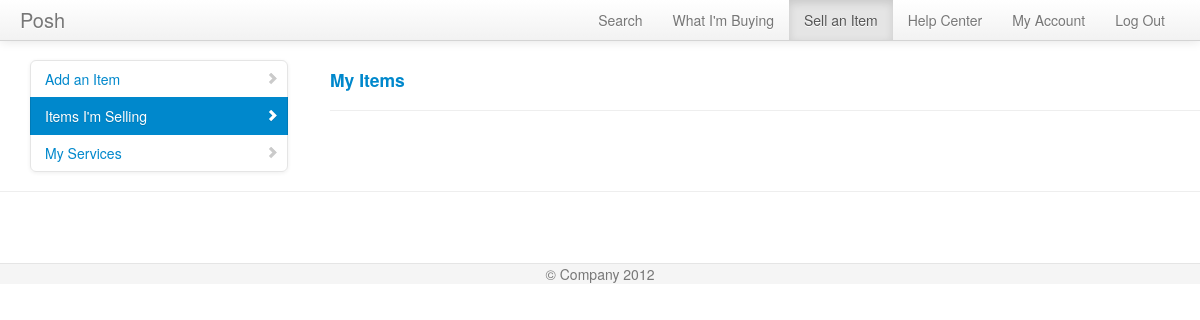
/inventory/viewitems.php (signed in), run on an earlier commit of the app's database.
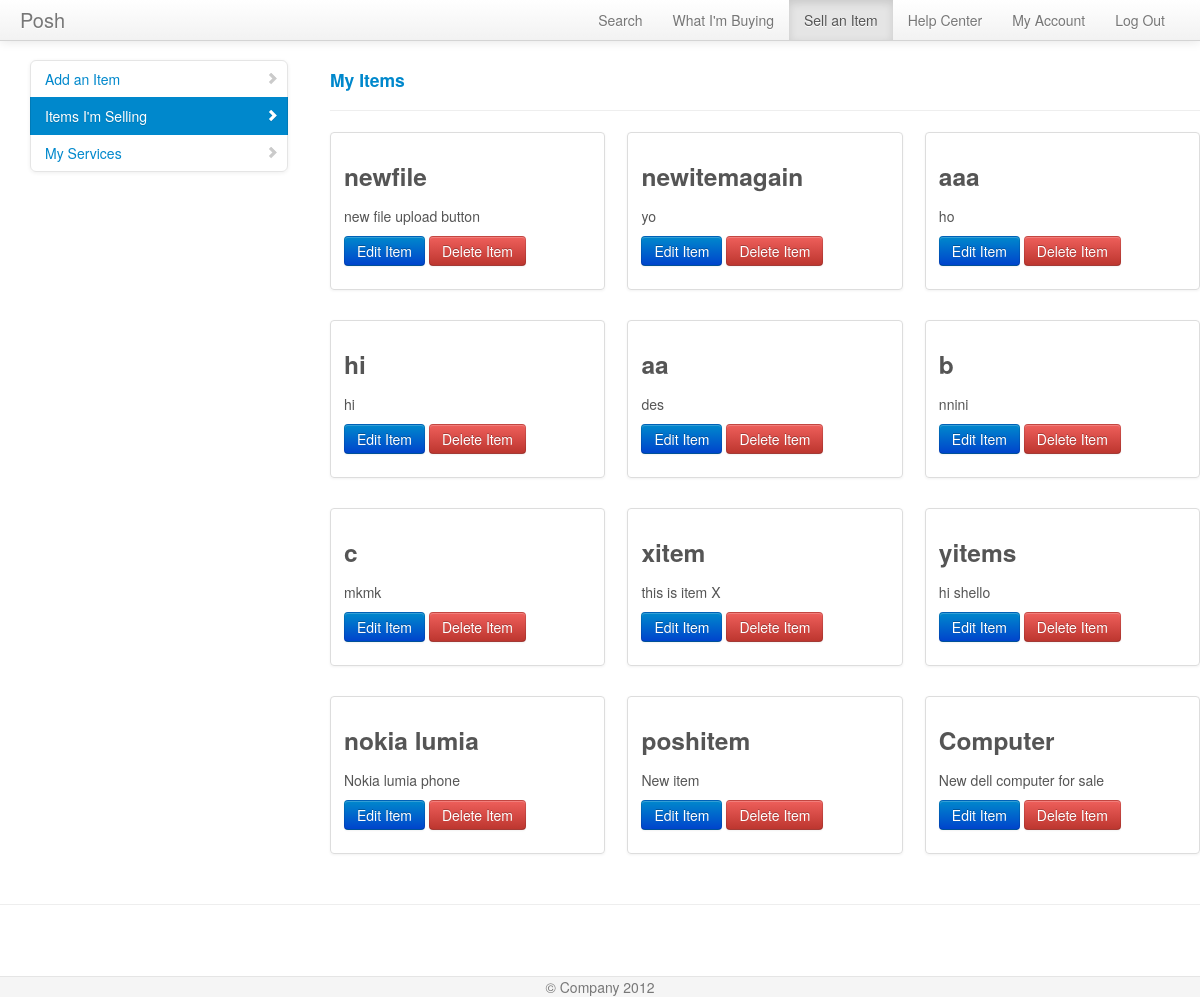
And on a later commit of the database.
### tables this page shows
CREATE TABLE IF NOT EXISTS `inventory` (
  `itemid` int(10) NOT NULL AUTO_INCREMENT,
  `owner` varchar(20) NOT NULL,
  `itemname` varchar(40) NOT NULL,
  `category` varchar(40) NOT NULL,
  `addedon` timestamp NOT NULL DEFAULT CURRENT_TIMESTAMP,
  `pricetag` int(10) NOT NULL,
  `description` varchar(500) NOT NULL,
  `condition` varchar(20) NOT NULL,
  `image` varchar(30) DEFAULT NULL,
  PRIMARY KEY (`itemid`),
  KEY `owner` (`owner`)
);

### meekrodb.2.1.class.php (called while the page is built, shortened)
<?php
class DB {
  protected static $mdb = null;
  public static function getMDB() {
    $mdb = DB::$mdb;
    if ($mdb === null) {
      $mdb = DB::$mdb = new MeekroDB();
    }
    return $mdb;
  }
  public static function query() { $args = func_get_args(); return call_user_func_array(array(DB::getMDB(), 'query'), $args); }
}
class MeekroDB {
  public $dbName = '';
  public $user = '';
  public $password = '';
  public $host = 'localhost';
  public $port = null;
  public $encoding = 'latin1';
  public $queryMode = 'queryAllRows';
  public $param_char = '%';
  public $named_param_seperator = '_';
  public $internal_mysql = null;
  public function __construct($host=null, $user=null, $password=null, $dbName=null, $port=null, $encoding=null) {
    if ($host === null) $host = DB::$host;
    if ($user === null) $user = DB::$user;
    if ($password === null) $password = DB::$password;
    if ($dbName === null) $dbName = DB::$dbName;
    if ($port === null) $port = DB::$port;
    if ($encoding === null) $encoding = DB::$encoding;
    $this->host = $host;
    $this->user = $user;
    $this->password = $password;
    $this->dbName = $dbName;
    $this->port = $port;
    $this->encoding = $encoding;
  }
  public function get() {
    $mysql = $this->internal_mysql;
    if ($mysql == null) {
      if (! $this->port) $this->port = ini_get('mysqli.default_port');
      $mysql = new mysqli($this->host, $this->user, $this->password, $this->dbName, $this->port);
      $mysql->set_charset($this->encoding);
      $this->internal_mysql = $mysql;
    }
    return $mysql;
  }
  public function escape($str) {
    $db = $this->get();
    return $db->real_escape_string($str);
  }
  protected function prependCall($function, $args, $prepend) {
    array_unshift($args, $prepend);
    return call_user_func_array($function, $args);
  }
  protected function wrapStr($strOrArray, $wrapChar, $escape = false) {
    if (! is_array($strOrArray)) {
      if ($escape) return $wrapChar . $this->escape($strOrArray) . $wrapChar;
      else return $wrapChar . $strOrArray . $wrapChar;
    } else {
      $R = array();
      foreach ($strOrArray as $element) {
        $R[] = $this->wrapStr($element, $wrapChar, $escape);
      }
      return $R;
    }
  }
  public function parseQueryParamsNew() {
    $args = func_get_args();
    $sql = array_shift($args);
    $args_all = $args;
    $posList = array();
    $pos_adj = 0;
    $param_char_length = strlen($this->param_char);
    $named_seperator_length = strlen($this->named_param_seperator);
    $types = array(
      $this->param_char . 'll',
      $this->param_char . 'ls',
      $this->param_char . 'l',
      $this->param_char . 'li',
      $this->param_char . 'ld',
      $this->param_char . 'lb',
      $this->param_char . 's',
      $this->param_char . 'i',
      $this->param_char . 'd',
      $this->param_char . 'b',
      $this->param_char . 'ss'
    );
    foreach ($types as $type) {
      $lastPos = 0;
      while (($pos = strpos($sql, $type, $lastPos)) !== false) {
        $lastPos = $pos + 1;
        $posList[$pos] = $type;
      }
    }
    ksort($posList);
    foreach ($posList as $pos => $type) {
      $type = substr($type, $param_char_length);
      $length_type = strlen($type) + $param_char_length;
      $new_pos = $pos + $pos_adj;
      $new_pos_back = $new_pos + $length_type;
      if ($arg_number_length = strspn($sql, '0123456789', $new_pos_back)) {
        $arg_number = substr($sql, $new_pos_back, $arg_number_length);
        if (! isset($args_all[$arg_number])) $this->nonSQLError("Non existent argument reference (arg $arg_number): $sql");
        $arg = $args_all[$arg_number];
      } else {
        $arg = array_shift($args);
      }
      if (in_array($type, array('s', 'i', 'd', 'b', 'l'))) {
        $array_type = false;
        $arg = array($arg);
        $type = 'l' . $type;
      } else if ($type == 'ss') {
        $result = "'%" . $this->escape(str_replace(array('%', '_'), array('\%', '\_'), $arg)) . "%'";
      } else {
        $array_type = true;
        if (! is_array($arg)) $this->nonSQLError("Badly formatted SQL query: $sql -- expecting array, but didn't get one!");
      }
      if ($type == 'ls') $result = $this->wrapStr($arg, "'", true);
      if (is_array($result)) {
        if (! $array_type) $result = $result[0];
        else $result = '(' . implode(',', $result) . ')';
      }
      $sql = substr_replace($sql, $result, $new_pos, $length_type + $arg_number_length);
      $pos_adj += strlen($result) - ($length_type + $arg_number_length);
    }
    return $sql;
  }
  public function parseQueryParams() {
    $args = func_get_args();
    if (is_string($args[1]) && preg_match('/^[is]+$/', $args[1]) && substr_count($args[0], '?') > 0)
      return call_user_func_array(array($this, 'parseQueryParamsOld'), $args);
    else
      return call_user_func_array(array($this, 'parseQueryParamsNew'), $args);
  }
  public function query() {
    $args = func_get_args();
    if ($this->queryMode == 'buffered' || $this->queryMode == 'unbuffered') {
      return $this->prependCall(array($this, 'queryHelper'), $args, $this->queryMode);
    } else {
      return call_user_func_array(array($this, 'queryAllRows'), $args);
    }
  }
  public function queryUnbuf() { $args = func_get_args(); return $this->prependCall(array($this, 'queryHelper'), $args, 'unbuffered'); }
  protected function queryHelper() {
    $args = func_get_args();
    $type = array_shift($args);
    $is_buffered = ($type == 'buffered');
    $is_null = ($type == 'null');
    $sql = call_user_func_array(array($this, 'parseQueryParams'), $args);
    $db = $this->get();
    $result = $db->query($sql, $is_buffered ? MYSQLI_STORE_RESULT : MYSQLI_USE_RESULT);
    return $result;
  }
  public function queryAllRows() {
    $args = func_get_args();
    $query = call_user_func_array(array($this, 'queryUnbuf'), $args);
    $result = $this->fetchAllRows($query);
    return $result;
  }
  protected function checkError() {
    return false;
  }
  public function fetchRow($result = null) {
    return $result->fetch_assoc();
  }
  public function fetchAllRows($result = null) {
    $A = array();
    while ($row = $this->fetchRow($result)) {
      $A[] = $row;
    }
    return $A;
  }
}
?>

### inventory/viewitems.php (the view, shortened to what the changed rows need)
<!DOCTYPE html>
<html lang="en">
  <head>
    <link href="../bootstrap/css/bootstrap.css" rel="stylesheet">
	<link href="../bootstrap/css/docs.css" rel="stylesheet">
    <link href="../bootstrap/css/bootstrap-responsive.css" rel="stylesheet">
	</head>
	<body>
		<div class="container" style="width: auto; padding: 20px 0px 0px 0px;">
			<?php
			$tbl_name = "inventory";
			$items = DB::query("SELECT * FROM $tbl_name WHERE owner=%s", $_SESSION['username']);
			$counter = 0;
			echo '<div class="span9">';
			echo '<p><h4><a href="viewitems.php">My Items </a></h4></p>';
			echo '<hr>';
			echo '<div class="row-fluid">';
			echo '<ul class="thumbnails">';
			foreach($items as $item){
			if($counter!=0 && $counter%3==0){
				echo '</ul>';
				echo '</div>';
				echo '<div class="row-fluid">';
				echo '<ul class="thumbnails">';
			}
				echo '<li class="span4">';
				echo '<div class="thumbnail">';
				echo '<div class="caption">';
				echo '<h3>'.$item['itemname'].'</h3>';
				echo '<p>'.$item['description'].'</p>';
				echo '<p><a href="edititem.php?q='.$item['itemid'].'"> <button class="btn btn-primary">Edit Item</button></a> ';
				echo '<button onclick="showConfirmation('.$item['itemid'].')" class="btn btn-danger">Delete Item</button></p>';
				echo '</div>';
				echo '</div>';
				echo '</li>';
				$counter=$counter+1;
			}
			echo '</ul>';
			echo '</div>';
			echo '</div>';
			?>
		</div>
  </body>
</html>

What changed in the data, as far as the page shows it:
added inventory: itemname "newfile", description "new file upload button"
added inventory: itemname "newitemagain", description "yo"
added inventory: itemname "aaa", description "ho"
added inventory: itemname "hi", description "hi"
added inventory: itemname "aa", description "des"
added inventory: itemname "b", description "nnini"
added inventory: itemname "c", description "mkmk"
added inventory: itemname "xitem", description "this is item X"
added inventory: itemname "yitems", description "hi shello"
added inventory: itemname "nokia lumia", description "Nokia lumia phone"
added inventory: itemname "poshitem", description "New item"
added inventory: itemname "Computer", description "New dell computer for sale"
